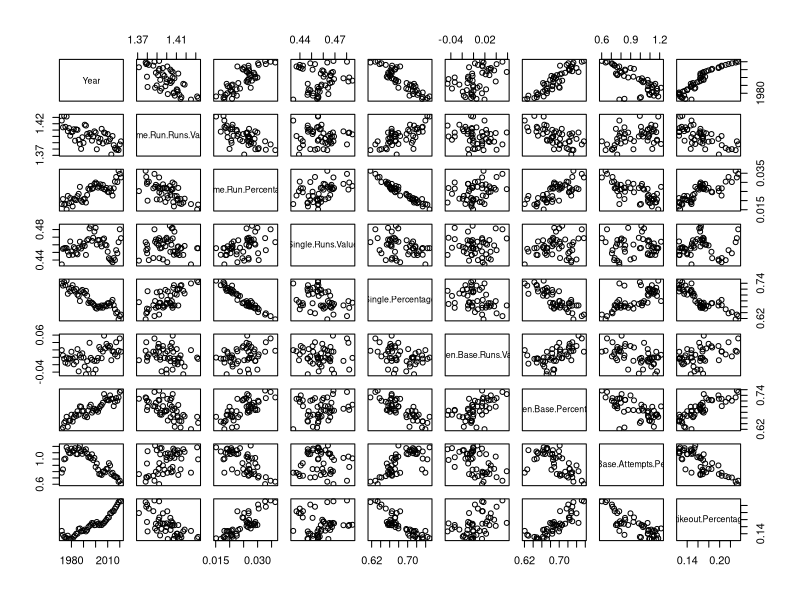

The R script that drew this image: (Note: this script raises an error after producing the figure.)
## ---- chunk 1
RV_data <- read.csv("Runs value data.csv")

Year <- RV_data$ï..Year
HR_Run_Value <- RV_data$Home.Run.Runs.Value
HR_Percentage <- RV_data$Home.Run.Percentage
Single_Run_Value <- RV_data$Single.Runs.Value
Single_Percentage <- RV_data$Single.Percentage
SB_Run_Value <- RV_data$Stolen.Base.Runs.Value
SB_Percentage <- RV_data$Stolen.Base.Percentage
SB_APG <- RV_data$Stolen.Base.Attempts.Per.Game
Strikeout_Percentage <- RV_data$Stikeout.Percentage

## ---- chunk 2
library("stats")
library("psych")

summary(Year)

summary(HR_Run_Value)
describe(HR_Run_Value)

summary(HR_Percentage)
describe(HR_Percentage)

summary(Single_Run_Value)
describe(Single_Run_Value)

summary(Single_Percentage)
describe(Single_Percentage)

summary(SB_Run_Value)
describe(SB_Run_Value)

summary(SB_Percentage)
describe(SB_Percentage)

summary(SB_APG)
describe(SB_APG)

summary(Strikeout_Percentage)
describe(Strikeout_Percentage)

plot(RV_data)
## ---- chunk 3
#Overall Correlation of entire data set
cor(RV_data)

#Correlation between the run value of a home run and the percentage of plate appearances that result in a home run. 
cor.test(HR_Run_Value, HR_Percentage)

#Correlation between the run value of a single and the percentage of hits that are singles.
cor.test(Single_Run_Value, Single_Percentage)

#Correlation between the run value of a stolen base and the percentage of stolen base attempts that are successful. 
cor.test(SB_Run_Value, SB_Percentage)

## ---- chunk 4
#Run Value of a Home run over time
plot(Year, HR_Run_Value, ylab = "HR Run Value", main= "Year vs HR Run Value") + abline(lm(HR_Run_Value~Year, data=RV_data))
summary(lm(Year~HR_Run_Value))

#Home Run Percentage over time
plot(Year, HR_Percentage, ylab = "HR Run Percentage", main= "Year vs HR Percentage") + abline(lm(HR_Percentage~Year, data=RV_data))
summary(lm(Year~HR_Percentage))

#Run Value of a single over time
plot(Year, Single_Run_Value, ylab = "Single Run Value", main= "Year vs Single Run Value") + abline(lm(Single_Run_Value~Year, data=RV_data))
summary(lm(Year~Single_Run_Value))

#Single percentage over time
plot(Year, Single_Percentage, ylab = "Single Percentage", main= "Year vs Single Percentage") + abline(lm(Single_Percentage~Year, data=RV_data))
summary(lm(Year~Single_Percentage))

#Run Value of a stolen base over time
plot(Year, SB_Run_Value, ylab = "Stolen Base Run Value", main= "Year vs Stolen Base Run Value") + abline(lm(SB_Run_Value~Year, data=RV_data))
summary(lm(Year~SB_Run_Value))

#Stolen Base percentage over time
plot(Year, SB_Percentage, ylab = "Stolen Base Percentage", main= "Year vs Stolen Base Percentage") + abline(lm(SB_Percentage~Year, data=RV_data))
summary(lm(Year~SB_Percentage))

#Stolen Base attempts per game over time
plot(Year, SB_APG, ylab = "SB Attempts Per Game", main= "Year vs SB Attempts Per Game") + abline(lm(SB_APG~Year, data=RV_data))
summary(lm(Year~SB_APG))

#Strikeout Percentage over time
plot(Year, Strikeout_Percentage, ylab = "Strikeout Percentage", main= "Year vs Strikeout Percentage") + abline(lm(Strikeout_Percentage~Year, data=RV_data))
summary(lm(Year~Strikeout_Percentage))

## ---- chunk 5
#building linear regression model
library(caTools)

sample.split(HR_Run_Value, SplitRatio = 0.70) -> split_tag
subset(RV_data, split_tag==T) -> train
subset(RV_data, split_tag==F) -> test

lm(HR_Run_Value~Year, data = train) -> model1
predict(model1, newdata = test) -> predicted_values
head(predicted_values)

cbind(Actual= test$Home.Run.Runs.Value, Predicted= predicted_values) -> final_data
as.data.frame(final_data)-> final_data

final_data$Actual - final_data$Predicted -> error
cbind(final_data,error) ->final_data
head(final_data)
rmse <- sqrt(mean(final_data$error)^2)
rmse
## ---- chunk 6
# multi linear regression model
library(caTools)

sample.split(HR_Run_Value, SplitRatio = 0.75) -> split_model
subset(RV_data, split_model==T) -> train2
subset(RV_data, split_model==F) -> test2

lm(HR_Run_Value~Year+HR_Percentage+Single_Run_Value+Single_Percentage+SB_Run_Value+SB_Percentage+SB_APG+Strikeout_Percentage, data = train2) -> mod_multi_linear

predict(mod_multi_linear, newdata = test2) -> predicted_multi_linear
head(predicted_multi_linear)

cbind(Actual= test2$Home.Run.Runs.Value, Predicted = predicted_multi_linear) -> final_data2
as.data.frame(final_data2) ->final_data2
head(final_data2)

final_data2$Actual - final_data2$Predicted -> error2
head(error)

cbind(final_data2,error2) ->final_data2
head(final_data2)

rmse_ml<- sqrt(mean((final_data2$error2)^2))
rmse_ml
